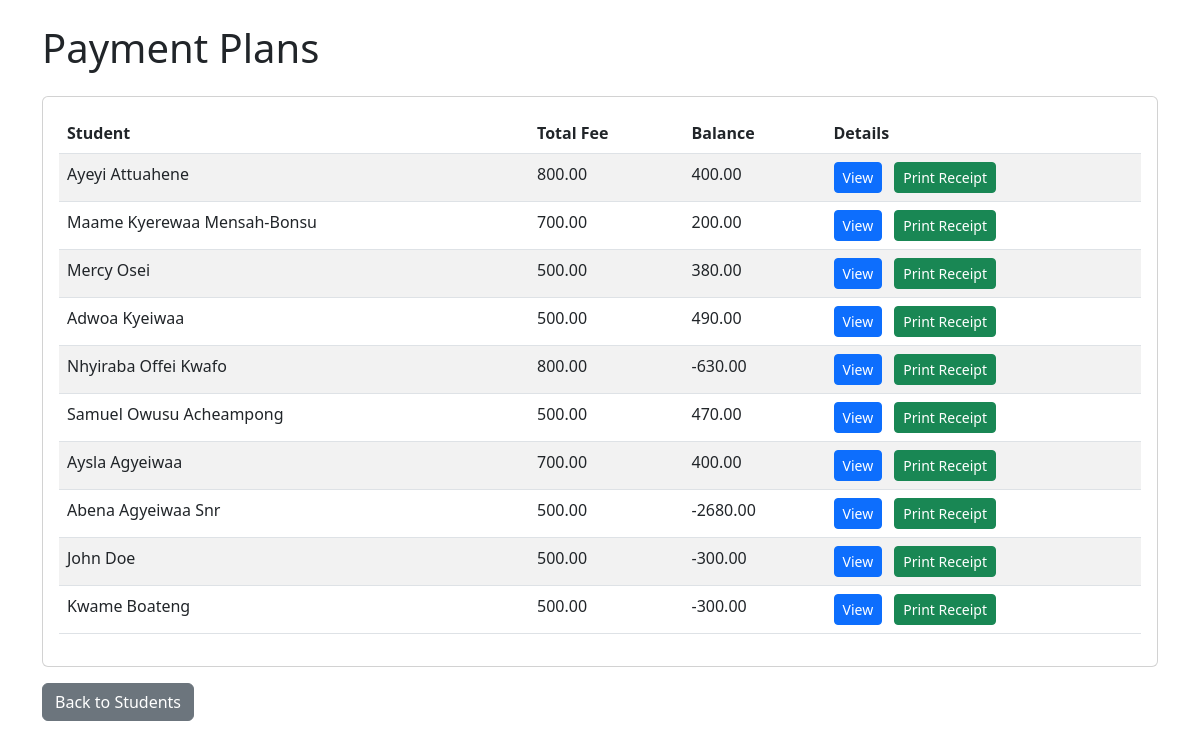
Page /books/payment-plans/ (signed in) on the committed database.
### book_store/models.py (models this page shows, shortened)
class PaymentPlan(models.Model):
    student = models.OneToOneField(Student, on_delete=models.CASCADE, related_name='payment_plan')
    total_fee = models.DecimalField(max_digits=10, decimal_places=2)
    amount_paid = models.DecimalField(max_digits=10, decimal_places=2, default=Decimal('0.00'))
    balance = models.DecimalField(max_digits=10, decimal_places=2, default=Decimal('0.00'))

class Student(models.Model):
   name = models.CharField(max_length=100)
   age = models.IntegerField()
   grade = models.IntegerField()
   guardian_name = models.CharField(max_length=100)
   guardian_address = models.TextField()
   headteacher = models.ForeignKey('HeadTeacher', on_delete=models.PROTECT, related_name='students')
   fee_structure = models.ForeignKey(FeeStructure, on_delete=models.SET_NULL, null=True, blank=True)

### book_store/views.py (the view)
# urls.py: path('payment-plans/', PaymentPlanListView.as_view(), name='payment_plan_list'),
class PaymentPlanListView(LoginRequiredMixin, ListView):
    model = PaymentPlan
    template_name = 'students/payment_plan_list.html'
    context_object_name = 'payment_plans'
    def get_queryset(self):
        return PaymentPlan.objects.annotate(
            last_payment_date=Max('payments__date')
        ).order_by('-last_payment_date', 'student__name')

### book_store/templates/students/payment_plan_list.html (shortened to what this page needs)
<!DOCTYPE html>
<html lang="en">
<head>
 <link href="https://cdn.jsdelivr.net/npm/bootstrap@5.3.0/dist/css/bootstrap.min.css" rel="stylesheet">
</head>
<body>
 <div class="container mt-4">
  <h1 class="mb-4">Payment Plans</h1>
  <div class="card">
   <div class="card-body">
    {% if payment_plans %}
    <table class="table table-striped">
     <thead>
      <tr>
       <th>Student</th>
       <th>Total Fee</th>
       <th>Balance</th>
       <th>Details</th>
      </tr>
     </thead>
     <tbody>
      {% for plan in payment_plans %}
      <tr>
       <td>{{ plan.student.name }}</td>
       <td>{{ plan.total_fee }}</td>
       <td>{{ plan.balance }}</td>
       <td>
        <a href="{% url 'payment_plan_detail' plan.pk %}" class="btn btn-primary btn-sm">View</a>
        {% if plan.payments.last %}
        <a href="{% url 'payment_receipt' plan.payments.last.pk %}" class="btn btn-success btn-sm ms-2" target="_blank">Print
         Receipt</a>
        {% endif %}
        </td>
      </tr>
      {% endfor %}
     </tbody>
    </table>
    {% else %}
    <p>No payment plans found.</p>
    {% endif %}
   </div>
  </div>
  <a href="{% url 'student_list' %}" class="btn btn-secondary mt-3">Back to Students</a>
 </div>
</body>
</html>

### rows in the picture
PaymentPlan: student.name "Ayeyi Attuahene", total_fee "800.00", balance "400.00", shows "Print Receipt"
PaymentPlan: student.name "Maame Kyerewaa Mensah-Bonsu", total_fee "700.00", balance "200.00", shows "Print Receipt"
PaymentPlan: student.name "Mercy Osei", total_fee "500.00", balance "380.00", shows "Print Receipt"
PaymentPlan: student.name "Adwoa Kyeiwaa", total_fee "500.00", balance "490.00", shows "Print Receipt"
PaymentPlan: student.name "Nhyiraba Offei Kwafo", total_fee "800.00", balance "-630.00", shows "Print Receipt"
PaymentPlan: student.name "Samuel Owusu Acheampong", total_fee "500.00", balance "470.00", shows "Print Receipt"
PaymentPlan: student.name "Aysla Agyeiwaa", total_fee "700.00", balance "400.00", shows "Print Receipt"
PaymentPlan: student.name "Abena Agyeiwaa Snr", total_fee "500.00", balance "-2680.00", shows "Print Receipt"
PaymentPlan: student.name "John Doe", total_fee "500.00", balance "-300.00", shows "Print Receipt"
PaymentPlan: student.name "Kwame Boateng", total_fee "500.00", balance "-300.00", shows "Print Receipt"
